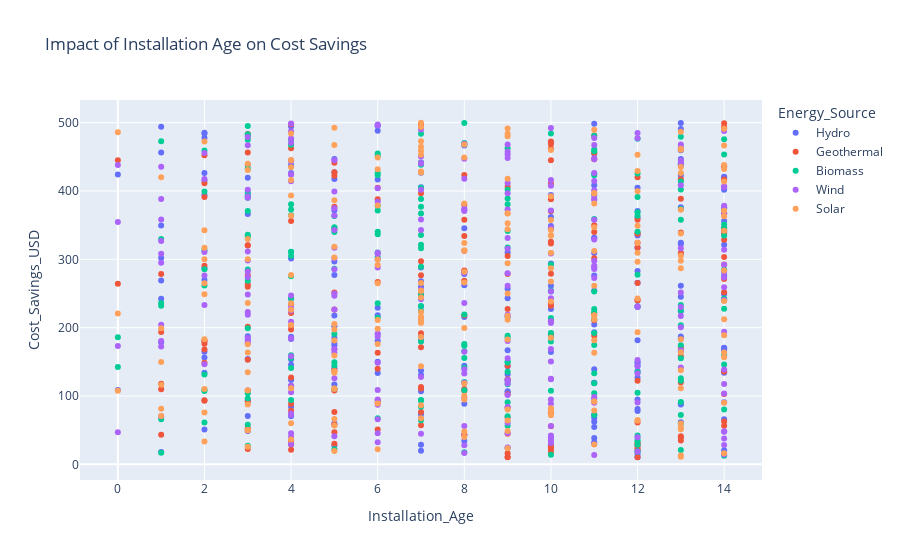

Here is the notebook cell this chart was saved with:
### Markdown cell above
### Age of Installation Analysis

### Code cell
df['Installation_Age'] = 2024 - df['Adoption_Year']

fig8 = px.scatter(df, 
                 x='Installation_Age', 
                 y='Cost_Savings_USD',
                 color='Energy_Source',
                 
                 title='Impact of Installation Age on Cost Savings')
fig8.show()

### Figure 1 — Plotly figure (JSON) as saved in the notebook; plotly's stock layout.template omitted (floating-point values rounded to 4 significant figures; data arrays with more than 128 entries replaced by an {"elided": "..."} marker saying what was removed)
{"data": [{"hovertemplate": "Energy_Source=Hydro<br>Installation_Age=%{x}<br>Cost_Savings_USD=%{y}<extra></extra>", "legendgroup": "Hydro", "marker": {"color": "#636efa", "symbol": "circle"}, "mode": "markers", "name": "Hydro", "orientation": "v", "showlegend": true, "type": "scatter", "x": {"elided": "199 int values"}, "xaxis": "x", "y": {"elided": "199 float values"}, "yaxis": "y"}, {"hovertemplate": "Energy_Source=Geothermal<br>Installation_Age=%{x}<br>Cost_Savings_USD=%{y}<extra></extra>", "legendgroup": "Geothermal", "marker": {"color": "#EF553B", "symbol": "circle"}, "mode": "markers", "name": "Geothermal", "orientation": "v", "showlegend": true, "type": "scatter", "x": {"elided": "180 int values"}, "xaxis": "x", "y": {"elided": "180 float values"}, "yaxis": "y"}, {"hovertemplate": "Energy_Source=Biomass<br>Installation_Age=%{x}<br>Cost_Savings_USD=%{y}<extra></extra>", "legendgroup": "Biomass", "marker": {"color": "#00cc96", "symbol": "circle"}, "mode": "markers", "name": "Biomass", "orientation": "v", "showlegend": true, "type": "scatter", "x": {"elided": "193 int values"}, "xaxis": "x", "y": {"elided": "193 float values"}, "yaxis": "y"}, {"hovertemplate": "Energy_Source=Wind<br>Installation_Age=%{x}<br>Cost_Savings_USD=%{y}<extra></extra>", "legendgroup": "Wind", "marker": {"color": "#ab63fa", "symbol": "circle"}, "mode": "markers", "name": "Wind", "orientation": "v", "showlegend": true, "type": "scatter", "x": {"elided": "227 int values"}, "xaxis": "x", "y": {"elided": "227 float values"}, "yaxis": "y"}, {"hovertemplate": "Energy_Source=Solar<br>Installation_Age=%{x}<br>Cost_Savings_USD=%{y}<extra></extra>", "legendgroup": "Solar", "marker": {"color": "#FFA15A", "symbol": "circle"}, "mode": "markers", "name": "Solar", "orientation": "v", "showlegend": true, "type": "scatter", "x": {"elided": "201 int values"}, "xaxis": "x", "y": {"elided": "201 float values"}, "yaxis": "y"}], "layout": {"legend": {"title": {"text": "Energy_Source"}, "tracegroupgap": 0}, "title": {"text": "Impact of Installation Age on Cost Savings"}, "xaxis": {"anchor": "y", "domain": [0, 1], "title": {"text": "Installation_Age"}}, "yaxis": {"anchor": "x", "domain": [0, 1], "title": {"text": "Cost_Savings_USD"}}}}
